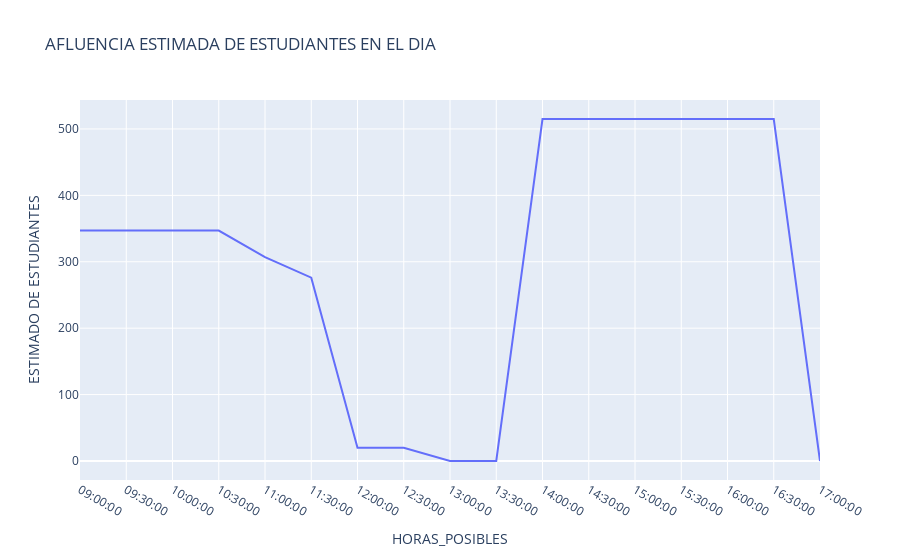

Here is the notebook cell this chart was saved with:
### Markdown cell above
EJEMPLO EL LUNES

### Code cell
fig = px.line(df_flujo, x="HORAS_POSIBLES", y="ESTIMADO DE ESTUDIANTES",title='AFLUENCIA ESTIMADA DE ESTUDIANTES EN EL DIA')
fig.show()

### Figure 1 — Plotly figure (JSON) as saved in the notebook; plotly's stock layout.template omitted (floating-point values rounded to 4 significant figures)
{"data": [{"hovertemplate": "HORAS_POSIBLES=%{x}<br>ESTIMADO DE ESTUDIANTES=%{y}<extra></extra>", "legendgroup": "", "line": {"color": "#636efa", "dash": "solid"}, "marker": {"symbol": "circle"}, "mode": "lines", "name": "", "orientation": "v", "showlegend": false, "type": "scatter", "x": ["09:00:00", "09:30:00", "10:00:00", "10:30:00", "11:00:00", "11:30:00", "12:00:00", "12:30:00", "13:00:00", "13:30:00", "14:00:00", "14:30:00", "15:00:00", "15:30:00", "16:00:00", "16:30:00", "17:00:00"], "xaxis": "x", "y": [347, 347, 347, 347, 307, 276, 20, 20, 0, 0, 515, 515, 515, 515, 515, 515, 0], "yaxis": "y"}], "layout": {"legend": {"tracegroupgap": 0}, "title": {"text": "AFLUENCIA ESTIMADA DE ESTUDIANTES EN EL DIA"}, "xaxis": {"anchor": "y", "domain": [0, 1], "title": {"text": "HORAS_POSIBLES"}}, "yaxis": {"anchor": "x", "domain": [0, 1], "title": {"text": "ESTIMADO DE ESTUDIANTES"}}}}
